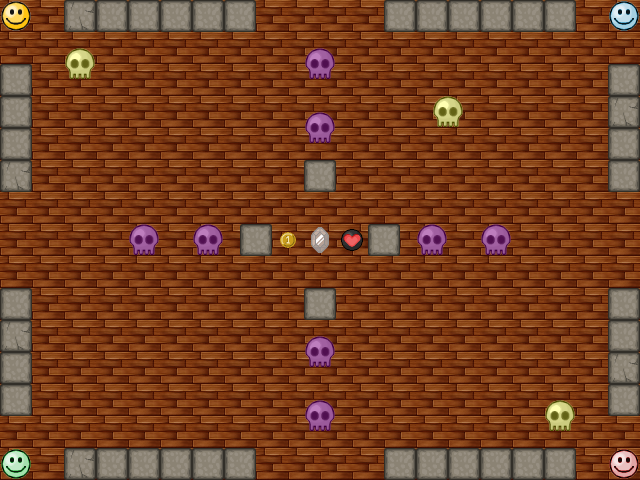

This is a level from a 2D game, rendered from its Tiled map with the project's own tilesets. A one-line summary and the map file follow, with tile-layer data summarised:
An orthogonal 40x30 tile map with 16x16 px tiles, 2 tile layers (background, map), 2 tilesets and 11 objects.

<map version="1.0" orientation="orthogonal" renderorder="right-down" width="40" height="30" tilewidth="16" tileheight="16">
 <properties>
  <property name="type" value="classic" />
 </properties>
 <tileset firstgid="1" name="Sprite" tilewidth="32" tileheight="32">
  <tileoffset x="0" y="16" />
  <image source="../../tileset/sprite.png" width="256" height="256" />
  <tile id="31">
   <objectgroup draworder="index" />
  </tile>
 </tileset>
 <tileset firstgid="65" name="Background" tilewidth="32" tileheight="32">
  <tileoffset x="0" y="16" />
  <image source="../../tileset/background.png" width="256" height="256" />
 </tileset>
 <layer name="background" width="40" height="30">
  <data>[1200 cells, 300 non-empty, 1 distinct tile ids]</data>
 </layer>
 <objectgroup name="paths">
  <object x="72" y="57">
   <polyline points="0,0 0,349" />
  </object>
  <object x="553" y="410">
   <polyline points="0,0 -2,-354" />
  </object>
  <object x="441" y="104">
   <polyline points="0,0 -255,240" />
  </object>
  <object x="202" y="232">
   <polyline points="0,0 1,-111 112,-111 222,-111 222,0 221,110 109,113 -1,113" />
  </object>
  <object x="310" y="116">
   <polyline points="0,0 116,1 116,115 116,224 1,225 -110,225 -112,115 -112,2" />
  </object>
  <object x="313" y="339">
   <polyline points="0,0 -115,3 -115,-109 -115,-222 3,-223 112,-223 112,-106 112,3" />
  </object>
  <object x="425" y="232">
   <polyline points="0,0 -2,113 -113,110 -227,113 -226,-2 -227,-114 -113,-115 0,-113" />
  </object>
  <object x="490" y="230">
   <polyline points="0,0 -1,-173 -179,-174 -353,-174 -354,2 -353,177 -177,176 -3,174" />
  </object>
  <object x="313" y="52">
   <polyline points="0,0 -178,3 -179,181 -179,354 -3,354 175,352 175,174 174,0" />
  </object>
  <object x="136" y="230">
   <polyline points="0,0 -3,178 174,173 355,174 353,0 351,-177 175,-177 1,-175" />
  </object>
  <object x="309" y="408">
   <polyline points="0,0 180,0 181,-178 180,-353 2,-355 -173,-352 -173,-178 -174,-3" />
  </object>
 </objectgroup>
 <layer name="map" width="40" height="30">
  <data>[1200 cells, 62 non-empty, 11 distinct tile ids]</data>
 </layer>
</map>
